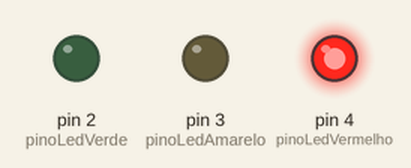
The sketch below on a simulated Arduino Uno, built with avr-gcc and run on an emulated ATmega328P. On the bench: output pins drawn as LEDs (lit = HIGH).

Above: at 5.0 s.
At 15.0 s:
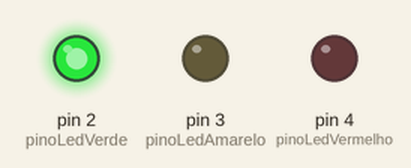
At 21.5 s:
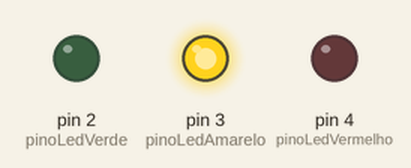
Timing chart, 0 to 29.9 s (numbered marks = the images above):
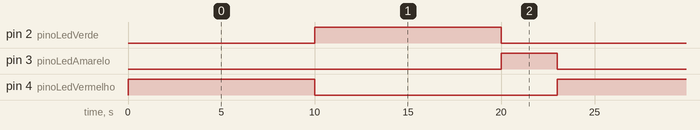

The sketch:

semaforo_de_1_via.ino
```cpp
/* Este código executa a automação de um semáforo com 3 LEDs.
 *  Inicia com o LED vermelho aceso e os outros apagados.
 *  O sistema conta 10 segundos, e após apaga o LED vermelho e acende o LED verde.
 *  O sistema conta 10 segundos, depois apaga o LED verde e acende o LED amarelo.
 *  O sistema conta 3 segundos e o sistema se repete continuamente através da função loop.
*/

//Declaração de variáveis globais
//Definição do pino onde será conectado o jumper do LED vermelho.
int pinoLedVermelho = 4;

//Definição do pino onde será conectado o jumper do LED amarelo.
int pinoLedAmarelo = 3;

//Definição do pino onde será conectado o jumper do LED verde.
int pinoLedVerde = 2;

//Função principal do código. Nela as configurações do circuito são feitas.
void setup()
{
  //A função pinMode define o pino do LED vermelho como saída.
  pinMode(pinoLedVermelho, OUTPUT);

  //A função pinMode define o pino do LED amarelo como saída.
  pinMode(pinoLedAmarelo, OUTPUT);

  //A função pinMode define o pino do LED verde como saída.
  pinMode(pinoLedVerde, OUTPUT);
}

//Função que o sistema repete enquanto o Arduino estiver ligado. Inicia-se após a função setup.
void loop()
{
  //Função digitalWrite acende o LED vermelho
  digitalWrite(pinoLedVermelho, HIGH);
  //Função digitalWrite mantém apagado o LED amarelo
  digitalWrite(pinoLedAmarelo, LOW);
  //Função digitalWrite mantém apagado o LED verde
  digitalWrite(pinoLedVerde, LOW);

  //A função delay faz o sistema contar 10 segundos e mantém o sistema inalterado.
  //Tempo para a troca entre a luz vermelha e verde.
  delay(10000);

  //Função digitalWrite apaga o LED vermelho.
  digitalWrite(pinoLedVermelho, LOW);

  //Função digitalWrite acende o LED verde.
  digitalWrite(pinoLedVerde, HIGH);

  //A função delay faz o sistema contar 10 segundos e mantém o sistema inalterado.
  //Tempo para a troca entre a luz verde e amarela.
  delay(10000);

  //Função digitalWrite apaga o LED verde.
  digitalWrite(pinoLedVerde, LOW);

  //Função digitalWrite que acende o LED amarelo.
  digitalWrite(pinoLedAmarelo, HIGH);

  //A função delay faz o sistema contar 3 segundos e mantém o sistema inalterado.
  //Tempo para a troca entre a luz amarela e vermelha.
  delay(3000);
}
```

Measured:
- by itself, pin 2 (pinoLedVerde), pin 4 (pinoLedVermelho): alternates HIGH for 10.0 s and LOW for 13.0 s
- by itself, pin 3 (pinoLedAmarelo): alternates HIGH for 3.0 s and LOW for 20.0 s
- by itself, everything shown: repeats every 23.0 s, in 3 steps
